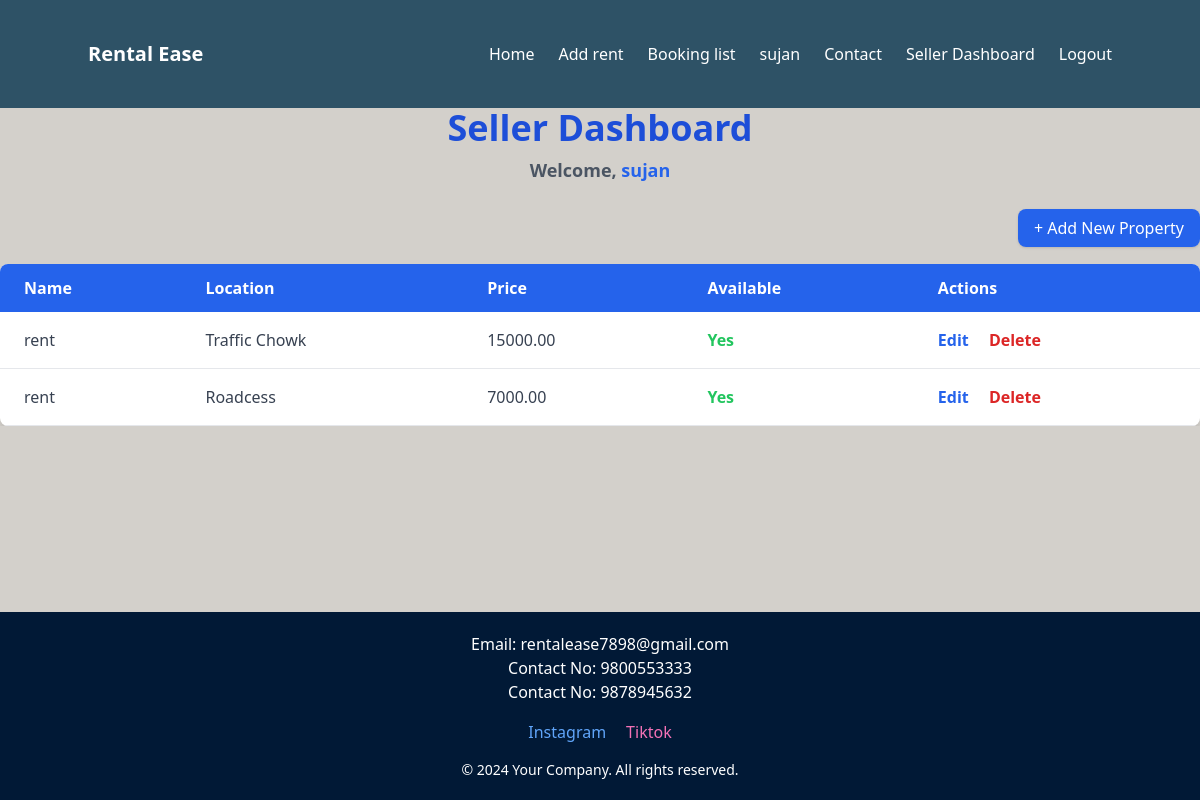
/seller_dashboard/ (signed in), run on an earlier commit of the app's database.
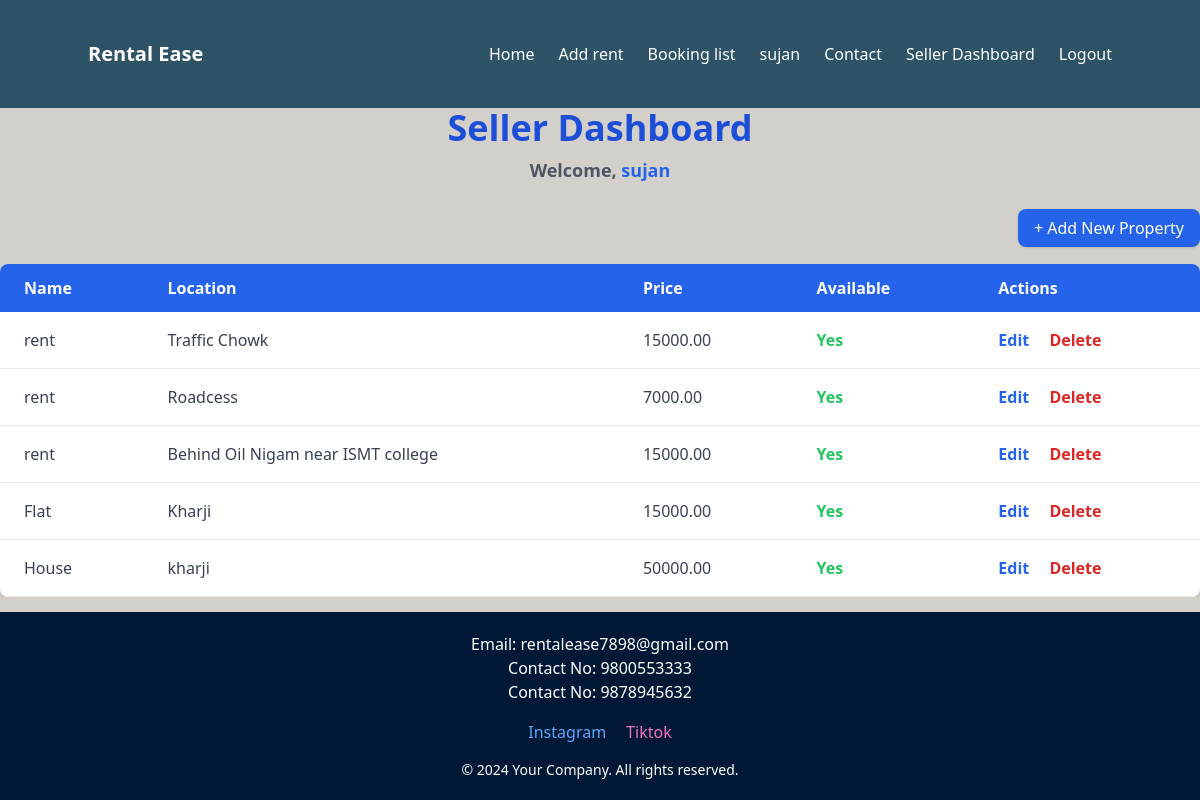
And on a later commit of the database.
### app/models.py (models this page shows, shortened)
class Property(models.Model):
    seller = models.ForeignKey(User, on_delete=models.CASCADE, related_name='properties',default=True)
    title = models.CharField(max_length=255)
    description = models.TextField()
    price = models.DecimalField(max_digits=10, decimal_places=2)
    location = models.CharField(max_length=255)
    approval_status = models.CharField(
        max_length=10,
        choices=[('approved', 'Approved'), ('rejected', 'Rejected'), ('pending', 'Pending')],
        default='pending'
    )
    is_available = models.BooleanField(default=True)
    is_booked = models.BooleanField(default=False)
    image = models.ImageField(upload_to='property_images/', blank=True, null=True)
    slug = models.SlugField(unique=True, blank=True)  # Unique slug for the property

### app/views.py (the view)
# urls.py: path('seller_dashboard/', seller_dashboard, name='seller'),
@login_required
def seller_dashboard(request):
    if request.user.is_authenticated:
        seller_id = request.user.id
        properties = Property.objects.filter(seller=request.user)
        context = {
            'seller_id': seller_id,
            'properties': properties
        }
        return render(request, 'seller_dashboard.html', context)
    else:
        return redirect('login')

### app/templates/seller_dashboard.html
{% extends 'navbar_footer.html' %}
{% block content %}
        <div class="mb-8 text-center">
            <h1 class="text-4xl font-bold text-blue-700 mb-2">Seller Dashboard</h1>
            <p class="text-gray-600 text-lg font-semibold">
                Welcome, <span class="text-blue-600">{{ request.user }}</span>
            </p>
        </div>
        <div class="text-right mb-6">
            <a href="{% url 'add_property' %}" class="bg-blue-600 text-white py-2 px-4 rounded-lg shadow hover:bg-blue-700 transition duration-300 ease-in-out">
                + Add New Property
            </a>
        </div>
        <div class="overflow-x-auto">
            <table class="min-w-full bg-white rounded-lg shadow-lg overflow-hidden">
                <thead class="bg-blue-600 text-white">
                    <tr>
                        <th class="py-3 px-6 text-left font-semibold">Name</th>
                        <th class="py-3 px-6 text-left font-semibold">Location</th>
                        <th class="py-3 px-6 text-left font-semibold">Price</th>
                        <th class="py-3 px-6 text-left font-semibold">Available</th>
                        <th class="py-3 px-6 text-left font-semibold">Actions</th>
                    </tr>
                </thead>
                <tbody class="text-gray-700">
                    {%if properties%}
                    {% for property in properties %}
                    <tr class="border-b border-gray-200 hover:bg-gray-100 transition duration-150">
                        <td class="py-4 px-6">{{ property.title }}</td>
                        <td class="py-4 px-6">{{ property.location }}</td>
                        <td class="py-4 px-6">{{ property.price }}</td>
                        <td class="py-4 px-6">
                            {% if property.is_available %}
                                <span class="text-green-500 font-semibold">Yes</span>
                            {% else %}
                                <span class="text-red-500 font-semibold">No</span>
                            {% endif %}
                        </td>
                        <td class="py-4 px-6 space-x-4">
                            <a href="{% url 'update_property' property.pk %}" class="text-blue-600 hover:text-blue-800 font-semibold transition duration-200">Edit</a>
                            <a href="{% url 'delete_property' property.pk %}" class="text-red-600 hover:text-red-800 font-semibold transition duration-200">Delete</a>
                        </td>
                    </tr>
                    {% endfor %}
                    {%else%}
                    <h1 class="text-center text-blue-600 text-4xl">You do not have added propeties</h1>
                    <h1  class="text-center text-blue-600 text-4xl mb-2">Want to add properties ? go to add rent in navbar</h1>
{%endif%}
                </tbody>
            </table>
        </div>
{% endblock %}

What changed in the data, as far as the page shows it:
added Property: title "rent", location "Behind Oil Nigam near ISMT college", price "15000.00", is_available "Yes"
added Property: title "Flat", location "Kharji", price "15000.00", is_available "Yes"
added Property: title "House", location "kharji", price "50000.00", is_available "Yes"
